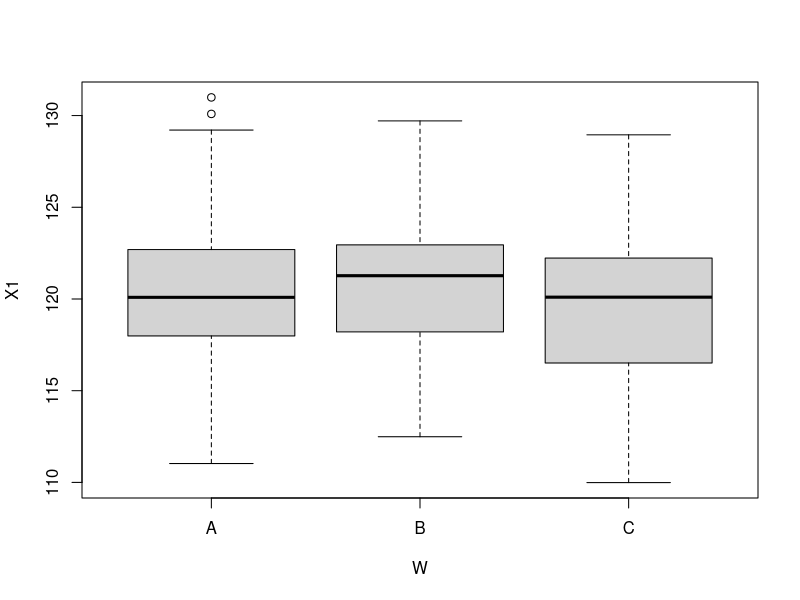
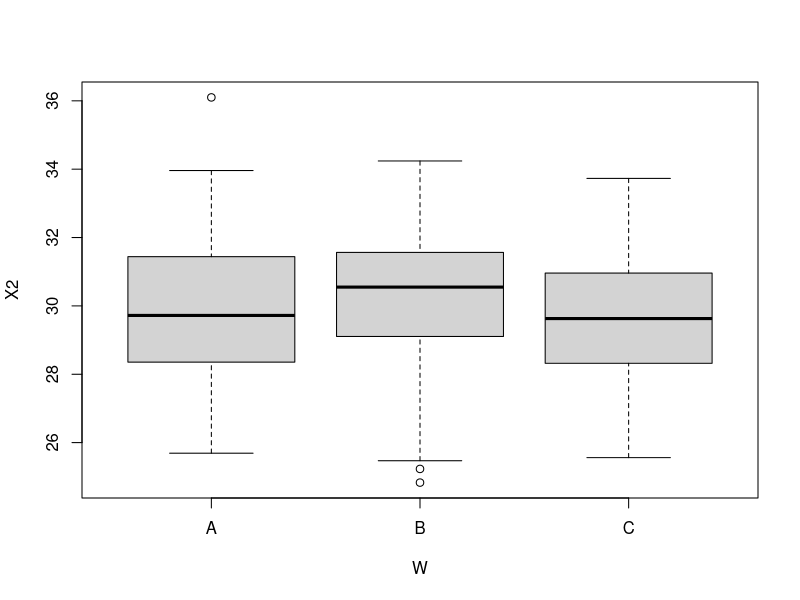
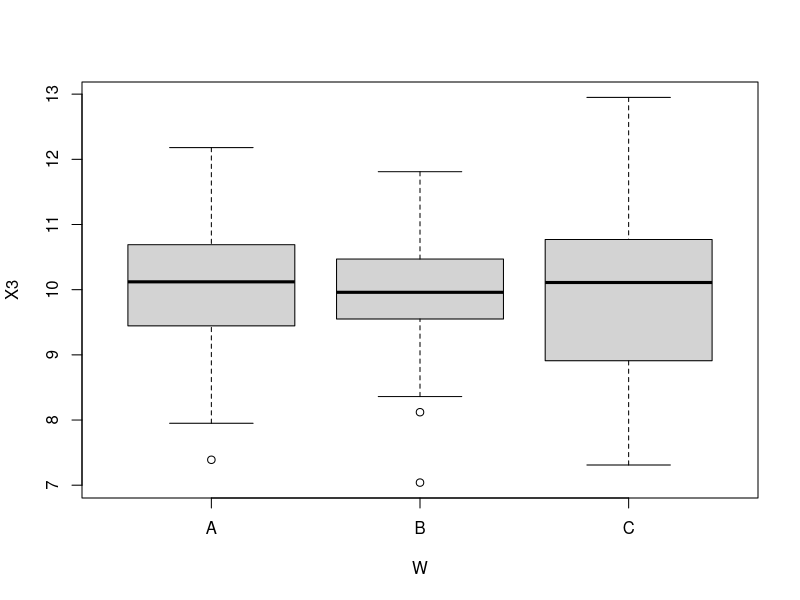
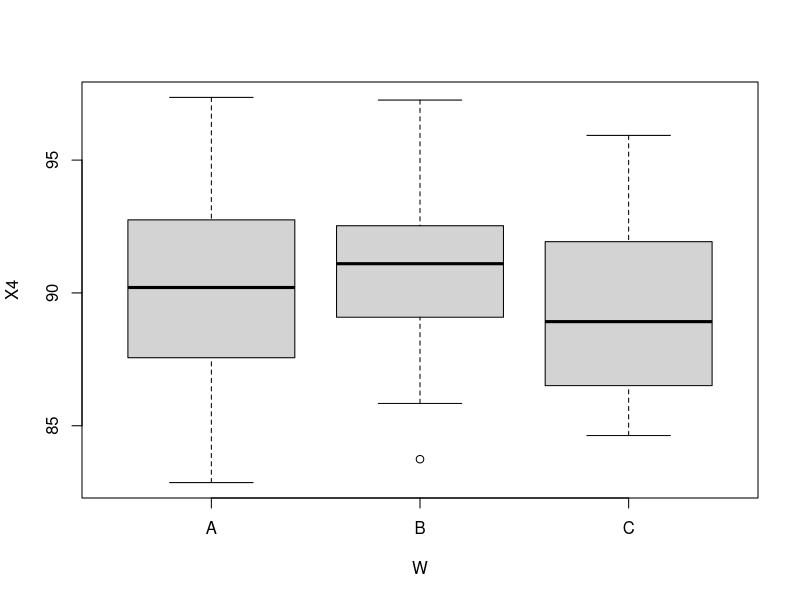
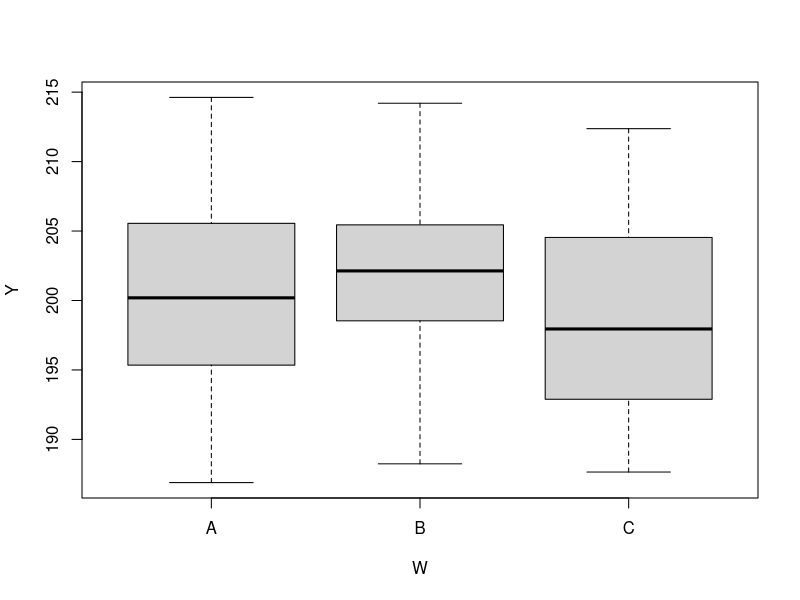
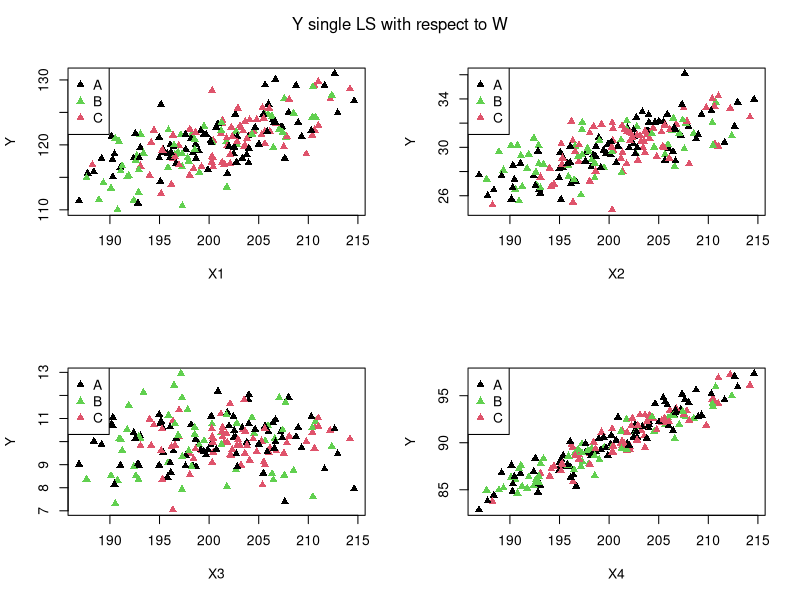
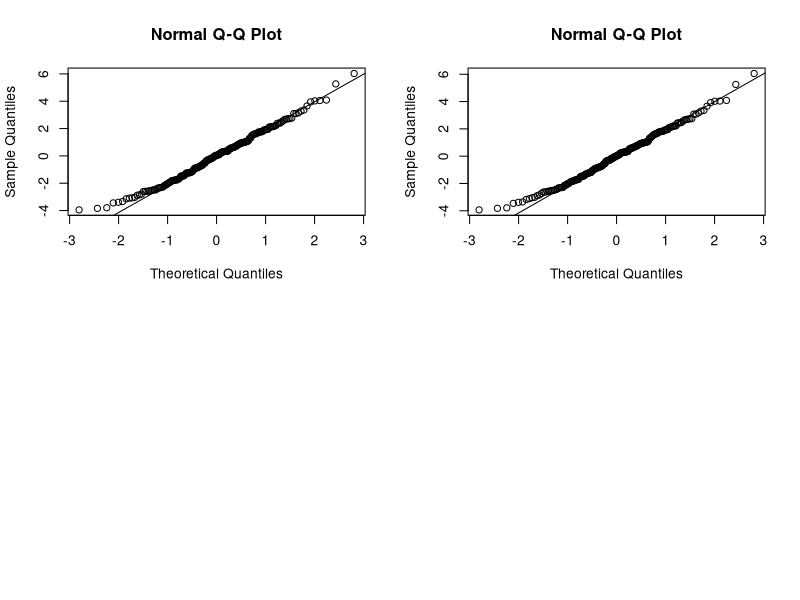

These figures' R source, in order:
library(nortest)
library(car)


# FUNCTIONS

# generates bins for lm model homoscedascity  
quantcut <- function(x, digits=6) { 
  cut(x, breaks=quantile(x), include.lowest=TRUE, dig.lab = digits) 
}

# IMPORT DATA
data <- read.table("data.txt", header=TRUE)
data$W <- factor(data$W)


# ONE-WAY ANOVA TESTS
boxplot(X1 ~ W, data=data)
boxplot(X2 ~ W, data=data)
boxplot(X3 ~ W, data=data)
boxplot(X4 ~ W, data=data)
boxplot(Y ~ W, data=data)

anova <- aov(X1 ~ W, data=data)
shapiro.test(anova$res)
lillie.test(anova$res)
leveneTest(X1 ~ W, data=data)

anova <- aov(X2 ~ W, data=data)
shapiro.test(anova$res)
lillie.test(anova$res)
leveneTest(X2 ~ W, data=data)

# not homogenous
anova <- aov(X3 ~ W, data=data)
shapiro.test(anova$res)
lillie.test(anova$res)
leveneTest(X3 ~ W, data=data)

anova <- aov(X4 ~ W, data=data)
shapiro.test(anova$res)
lillie.test(anova$res)
leveneTest(X4 ~ W, data=data)

anova <- aov(Y ~ W, data=data)
shapiro.test(anova$res)
lillie.test(anova$res)
leveneTest(Y ~ W, data=data)

par(mfrow=c(2,2))
plot(data$Y, data$X1, col=data$W, xlab="X1", ylab="Y", pch=17)
legend("topleft", legend=levels(data$W),pch=17, col=unique(data$W))


plot(data$Y, data$X2, col=data$W, xlab="X2", ylab="Y", pch=17)
legend("topleft", legend=levels(data$W),pch=17, col=unique(data$W))

plot(data$Y, data$X3, col=data$W, xlab="X3", ylab="Y", pch=17)
legend("topleft", legend=levels(data$W),pch=17, col=unique(data$W))

plot(data$Y, data$X4, col=data$W, xlab="X4", ylab="Y", pch=17)
legend("topleft", legend=levels(data$W),pch=17, col=unique(data$W))

mtext("Y single LS with respect to W",
      side = 3, 
      line = - 2, 
      outer = TRUE)


# REGRESSION
model <- lm(Y ~ X4, data=data)
summary(model)

multimodel <- lm(Y ~ X1*W + X2*W + X3*W + X4*W, data=data)
summary(multimodel)

# Check for multi-colinearity
vif(multimodel)
vif(multimodel, type="predictor")

multimodel <- lm(Y ~ X1 + X2 + X3 + X4 + W, data=data)
vif(multimodel)
vif(multimodel, type="predictor")

shapiro.test(multimodel$res)
lillie.test(multimodel$res)
qqnorm(multimodel$res)
qqline(multimodel$res)


# Split the fitted values, split among the 4 quantiles
qfits <- quantcut(multimodel$fit)
# Homogeneity test.
leveneTest(multimodel$res, qfits)
bartlett.test(multimodel$res, qfits)


# Use an automated stepwise model selection routine to determine best model (by BIC)
fullModel = multimodel
nullModel = lm(Y ~ 1, data = data) 
optimal_model = step(
  multimodel,
  direction = 'both', 
  scope = list(upper = fullModel, 
               lower = nullModel), 
  trace = 0, # do not show the step-by-step process of model selection
  k=2) #choose by BIC as we want the best explanatory, not predictive model 

# View optimal model stats
summary(optimal_model)

# Compare BIC values
BIC(model)
BIC(multimodel)
BIC(optimal_model)

# Check assumptions
vif(optimal_model)

shapiro.test(optimal_model$res)
lillie.test(optimal_model$res)
qqnorm(optimal_model$res)
qqline(optimal_model$res)


# Split the fitted values, split among the 4 quantiles
qfits <- quantcut(optimal_model$fit)
# Homogeneity test.
leveneTest(optimal_model$res, qfits)
bartlett.test(optimal_model$res, qfits)

# PREDICTION
predin <- data.frame(X1=120, X2=30, X3=10, X4=90, W="B")
predict(optimal_model, newdata=predin)

# CUT
Z <- cut(data$X4, breaks=quantile(data$X4))
table(Z, data$W)

anova <- aov(Y ~ W * Z, data=data)
summary(anova)
shapiro.test(anova$res)
lillie.test(anova$res)
leveneTest(Y ~ W * Z, data=data)
